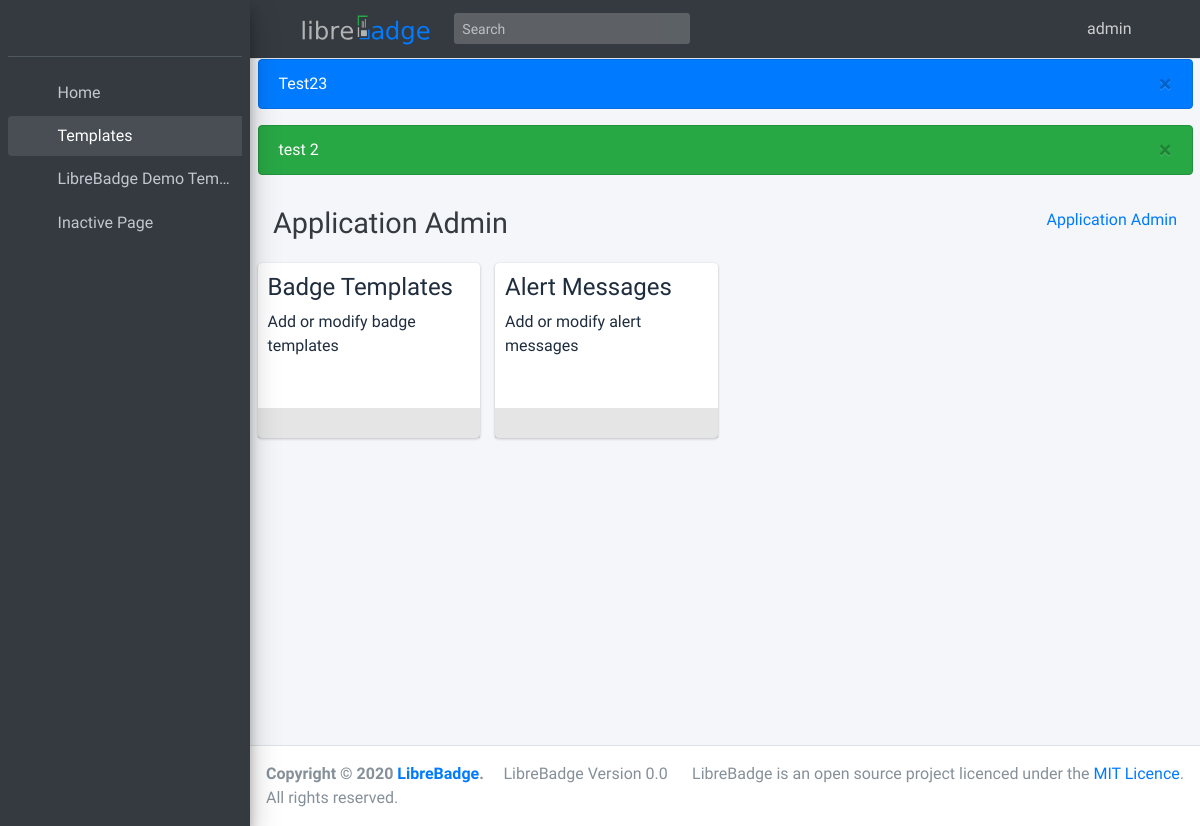
Screenshot of /applicationadmin/ (signed in) with the database file from the repository.
### LibreBadge/models.py (models this page shows, shortened)
class BadgeTemplate(models.Model):
    def upload_file_name(self, filename): #sets upload location
        return f'badgeTemplates/{self.name}/template/{filename}'
    name = models.CharField(max_length=50,unique=True)
    slug = models.SlugField(unique=True)
    template = models.FileField(upload_to=upload_file_name,unique=True)
    configFile = models.FileField(upload_to=upload_file_name,unique=True)

class AlertMessage(models.Model):
    name = models.CharField(max_length=200)
    color = models.CharField(max_length=200, choices=[('success', 'green'), ('primary', 'blue'), ('warning', 'yellow'), ('danger', 'red'),])
    content = models.TextField()
    dismissable = models.BooleanField()

### LibreBadge/views/applicationadmin.py (the view)
# urls.py: url('applicationadmin/$', views.applicationadmin, name='applicationadmin'),
@login_required
def applicationadmin(request):
    return render(request, 'LibreBadge/applicationadmin/home.html',
    context = {"BadgeTemplate":BadgeTemplate.objects.all,"AlertMessage":AlertMessage.objects.all, "AdminItems":AdminItems,})

### LibreBadge/templates/LibreBadge/applicationadmin/home.html
{% extends 'LibreBadge/applicationadmin/applicationadminbase.html' %}
{% block applicationadmincontent %}
<div class="row">
    {% for item in AdminItems %}
    <div class="col-md-3">
        <div class="small-box bg-white">
            <div class="inner">
                <h4>{{item.title}}</h4>
                <p>{{item.description}}</p>
                <br>
            </div>
            <div class="icon">
                <i class="{{item.icon}}"></i>
            </div>
            <a href="{% url item.url %}" class="small-box-footer">
                <i class="fas fa-arrow-circle-right"></i>
            </a>
        </div>
    </div>
    {% endfor %}
</div>
{% endblock %}

### LibreBadge/templates/LibreBadge/components/navbar.html (shortened to what this page needs)
<nav class="main-header navbar navbar-expand navbar-black navbar-dark">
    {% load static %}
    <ul class="navbar-nav">
        <li class="nav-item">
            <a class="nav-link" data-widget="pushmenu" href="#" role="button"><i class="fas fa-bars"></i></a>
        </li>
        <a class="navbar-brand" href="{% url 'LibreBadge:index' %}"><img
                src="{% static 'LibreBadge/librebadge-text.svg' %}" height="30"></a>
    </ul>
    <form class="form-inline ml-3">
        <div class="input-group input-group-sm">
            <input class="form-control form-control-navbar" type="search" placeholder="Search" aria-label="Search">
            <div class="input-group-append">
                <button class="btn btn-navbar" type="submit">
                    <i class="fas fa-search"></i>
                </button>
            </div>
        </div>
    </form>
    <ul class="navbar-nav ml-auto">
        <li class="nav-item dropdown">
            <a class="nav-link" data-toggle="dropdown" href="#">
                <i class="fas fa-user"></i>&nbsp;
                <span class="">{{ user.username }}</span>
            </a>
        </li>
        <li class="nav-item">
            <a class="nav-link" href="{% url 'admin:index' %}" role="button"><i class="fas fa-cog"></i></a>
        </li>
    </ul>
</nav>

### LibreBadge/templates/LibreBadge/components/sidebar.html
<aside class="main-sidebar sidebar-dark-primary elevation-4">
    {% load static %}
    <div class="sidebar">
        <div class="user-panel mt-3 pb-3 mb-3 d-flex">
            <br>
        </div>
        <nav class="mt-2">
            <ul class="nav nav-pills nav-sidebar flex-column" data-widget="treeview" role="menu" data-accordion="false">
                <li class="nav-item">
                    {% url 'LibreBadge:index' as url %}
                    <a href="{{ url }}" class="nav-link {% if request.path == url %}active{% endif %}">
                        <i class="nav-icon fas fa-home"></i>
                        <p>
                            Home
                        </p>
                    </a>
                </li>
                <li class="nav-item has-treeview menu-open">
                    {% url 'LibreBadge:production' slug="" as url %}
                    <a href="#" class="nav-link {% if request.path == url %}active{% endif %}">
                        <i class="nav-icon far fa-id-card"></i>
                        <p>
                            Templates
                            <i class="right fas fa-angle-left"></i>
                        </p>
                    </a>
                    <ul class="nav nav-treeview">
                        {% for BadgeTemplate in BadgeTemplate %}
                        {% url 'LibreBadge:production' slug=BadgeTemplate.slug as url %}
                        <li class="nav-item">
                            <a href="{{ url }}" class="nav-link {% if request.path == url %}active{% endif %} ">
                                <i class="far fa-circle nav-icon"></i>
                                <p>{{BadgeTemplate.name|truncatechars:20}}</p>
                            </a>
                        </li>
                        {% endfor %}
                        <li class="nav-item">
                            <a href="#" class="nav-link">
                                <i class="far fa-circle nav-icon"></i>
                                <p>Inactive Page</p>
                            </a>
                        </li>
                    </ul>
                </li>
            </ul>
        </nav>
    </div>
</aside>

### LibreBadge/templates/LibreBadge/components/alert.html
{% for alert in AlertMessage %}
<div class="alert alert-{{alert.color}}{% if alert.dismissable == True %} alert-dismissable {% endif %} fade show no-print" role="alert">
    {{alert.content}}
    {% if alert.dismissable == True %}
    <button type="button" class="close" data-dismiss="alert" aria-label="Close">
        <span aria-hidden="true">&times;</span>
      </button>
    {% endif %}
  </div>
{% endfor %}

### rows the page displays
BadgeTemplate: name "LibreBadge Demo Tem…"
AlertMessage: content "Test23"
AlertMessage: content "test 2"

### other values shown
{{ user.username }} "admin"
{{ item.title }} "Badge Templates" "Alert Messages"
{{ item.description }} "Add or modify badge templates" "Add or modify alert messages"
